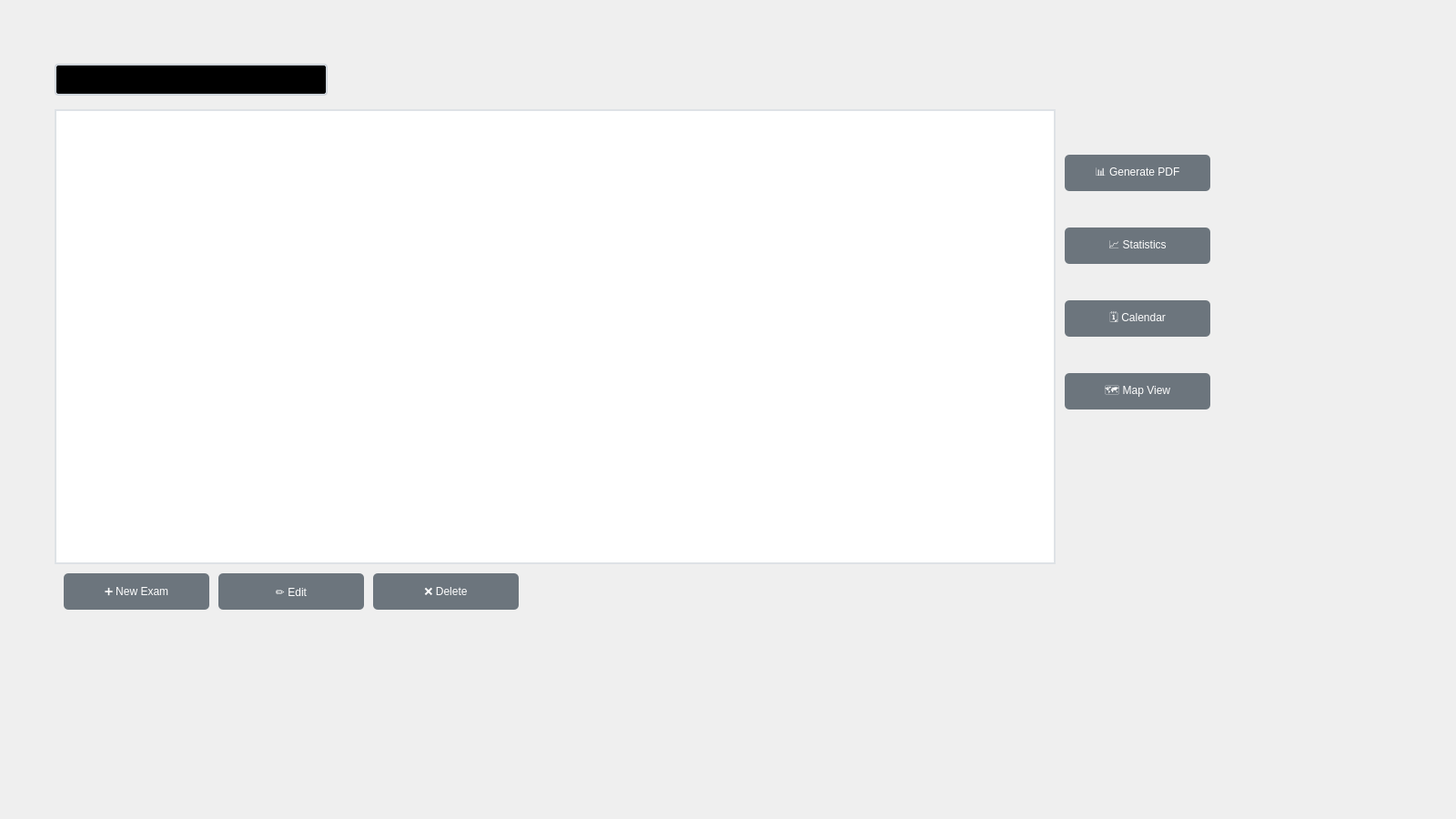
<?xml version="1.0" encoding="UTF-8"?>
<ui version="4.0">
 <class>MainWindow</class>
 <widget class="QMainWindow" name="MainWindow">
  <property name="geometry">
   <rect>
    <x>0</x>
    <y>0</y>
    <width>1600</width>
    <height>900</height>
   </rect>
  </property>
  <property name="minimumSize">
   <size>
    <width>1600</width>
    <height>900</height>
   </size>
  </property>
  <property name="windowTitle">
   <string>Exam Management System</string>
  </property>
  <property name="styleSheet">
   <string notr="true">
    QMainWindow {
        background: qlineargradient(x1:0, y1:0, x2:1, y2:1,
            stop:0 #f8f9fa, stop:1 #e9ecef);
    }
    QGroupBox {
        border: 2px solid #dee2e6;
        border-radius: 8px;
        margin-top: 20px;
        padding-top: 15px;
        font: bold 14px 'Segoe UI';
        color: #2b2d42;
        background: white;
    }
    QPushButton {
        background-color: #6c757d;
        color: white;
        border: none;
        padding: 10px 20px;
        border-radius: 5px;
        font: 13px 'Segoe UI';
        min-width: 120px;
    }
    QPushButton:hover {
        background-color: #5a6268;
    }
    QPushButton:pressed {
        background-color: #545b62;
    }
    QTableView {
        background: white;
        border: 2px solid #dee2e6;
        selection-background-color: #cce3ff;
        alternate-background-color:#dadde0;
        color: #2b2d42;
    }

    QTableView::item:selected {
        background-color: #5d6294;
    }

    QTableView::item:!selected:alternate {
        background-color: #dadde0;
    }

    QHeaderView::section {
        background: #6c757d;
        color: white;
        padding: 8px;
        border: none;
    }
    QLineEdit, QComboBox, QDateTimeEdit {
        background-color: black;
        border: 2px solid #ced4da;
        border-radius: 4px;
        padding: 6px;
        font: 13px 'Segoe UI';
    }

    QCalendarWidget QWidget {
        background: white;
        color: #2b2d42;
    }

    QCalendarWidget QToolButton {
        background: #6c757d;
        color: white;
    }
    QLabel {
        font: 13px 'Segoe UI';
        color: #495057;
    }
    QChartView {
        background: white;
        border: 1px solid #dee2e6;
        border-radius: 5px;
        margin: 5px;
    }
   </string>
  </property>
  <widget class="QWidget" name="centralwidget">
   <widget class="QStackedWidget" name="stackedWidget">
    <property name="geometry">
     <rect>
      <x>40</x>
      <y>40</y>
      <width>1560</width>
      <height>860</height>
     </rect>
    </property>
    <widget class="QWidget" name="listPage">
     <widget class="QTableView" name="tableView">
      <property name="geometry">
       <rect>
        <x>20</x>
        <y>80</y>
        <width>1100</width>
        <height>500</height>
       </rect>
      </property>
     </widget>
     <widget class="QPushButton" name="btnCreate">
      <property name="geometry">
       <rect>
        <x>30</x>
        <y>590</y>
        <width>160</width>
        <height>40</height>
       </rect>
      </property>
      <property name="text">
       <string>➕ New Exam</string>
      </property>
     </widget>
     <widget class="QPushButton" name="btnUpdate">
      <property name="geometry">
       <rect>
        <x>200</x>
        <y>590</y>
        <width>160</width>
        <height>40</height>
       </rect>
      </property>
      <property name="text">
       <string>✏️ Edit</string>
      </property>
     </widget>
     <widget class="QPushButton" name="btnDelete">
      <property name="geometry">
       <rect>
        <x>370</x>
        <y>590</y>
        <width>160</width>
        <height>40</height>
       </rect>
      </property>
      <property name="text">
       <string>❌ Delete</string>
      </property>
     </widget>
     <widget class="QPushButton" name="btnPDF">
      <property name="geometry">
       <rect>
        <x>1130</x>
        <y>130</y>
        <width>160</width>
        <height>40</height>
       </rect>
      </property>
      <property name="text">
       <string>📊 Generate PDF</string>
      </property>
     </widget>
     <widget class="QPushButton" name="btnStats">
      <property name="geometry">
       <rect>
        <x>1130</x>
        <y>210</y>
        <width>160</width>
        <height>40</height>
       </rect>
      </property>
      <property name="text">
       <string>📈 Statistics</string>
      </property>
     </widget>
     <widget class="QLineEdit" name="txtSearch">
      <property name="geometry">
       <rect>
        <x>20</x>
        <y>30</y>
        <width>300</width>
        <height>35</height>
       </rect>
      </property>
      <property name="placeholderText">
       <string>Search exams...</string>
      </property>
     </widget>
     <widget class="QPushButton" name="btnCalendar">
      <property name="geometry">
       <rect>
        <x>1130</x>
        <y>290</y>
        <width>160</width>
        <height>40</height>
       </rect>
      </property>
      <property name="text">
       <string>🗓️ Calendar</string>
      </property>
     </widget>
     <widget class="QPushButton" name="btnMap">
      <property name="geometry">
       <rect>
        <x>1130</x>
        <y>370</y>
        <width>160</width>
        <height>40</height>
       </rect>
      </property>
      <property name="text">
       <string>🗺️ Map View</string>
      </property>
     </widget>
     <widget class="QLabel" name="label">
      <property name="geometry">
       <rect>
        <x>330</x>
        <y>34</y>
        <width>24</width>
        <height>24</height>
       </rect>
      </property>
      <property name="text">
       <string/>
      </property>
      <property name="pixmap">
       <pixmap resource="resources.qrc">:/maps/maps/search.png</pixmap>
      </property>
      <property name="scaledContents">
       <bool>true</bool>
      </property>
     </widget>
    </widget>
    <widget class="QWidget" name="formPage">
     <widget class="QGroupBox" name="grpExamForm">
      <property name="geometry">
       <rect>
        <x>200</x>
        <y>100</y>
        <width>1200</width>
        <height>600</height>
       </rect>
      </property>
      <property name="title">
       <string>Exam Details</string>
      </property>
      <widget class="QComboBox" name="cmbInstitution">
       <property name="geometry">
        <rect>
         <x>30</x>
         <y>110</y>
         <width>300</width>
         <height>35</height>
        </rect>
       </property>
      </widget>
      <widget class="QDateTimeEdit" name="dtScheduled">
       <property name="geometry">
        <rect>
         <x>30</x>
         <y>170</y>
         <width>300</width>
         <height>35</height>
        </rect>
       </property>
       <property name="calendarPopup">
        <bool>true</bool>
       </property>
      </widget>
      <widget class="QComboBox" name="cmbDestination">
       <property name="geometry">
        <rect>
         <x>30</x>
         <y>230</y>
         <width>300</width>
         <height>35</height>
        </rect>
       </property>
      </widget>
      <widget class="QComboBox" name="cmbStatus">
       <property name="geometry">
        <rect>
         <x>30</x>
         <y>290</y>
         <width>300</width>
         <height>35</height>
        </rect>
       </property>
      </widget>
      <widget class="QLabel" name="lblPdfPath">
       <property name="geometry">
        <rect>
         <x>30</x>
         <y>350</y>
         <width>300</width>
         <height>35</height>
        </rect>
       </property>
       <property name="text">
        <string>No file selected</string>
       </property>
      </widget>
      <widget class="QPushButton" name="btnSelectPdf">
       <property name="geometry">
        <rect>
         <x>340</x>
         <y>350</y>
         <width>160</width>
         <height>35</height>
        </rect>
       </property>
       <property name="text">
        <string>Select PDF</string>
       </property>
      </widget>
      <widget class="QPushButton" name="btnSubmitForm">
       <property name="geometry">
        <rect>
         <x>30</x>
         <y>400</y>
         <width>160</width>
         <height>40</height>
        </rect>
       </property>
       <property name="text">
        <string>💾 Save</string>
       </property>
      </widget>
      <widget class="QPushButton" name="btnCancelForm">
       <property name="geometry">
        <rect>
         <x>170</x>
         <y>400</y>
         <width>160</width>
         <height>40</height>
        </rect>
       </property>
       <property name="text">
        <string>❌ Cancel</string>
       </property>
      </widget>
     </widget>
    </widget>
    <widget class="QWidget" name="statsPage">
     <widget class="QGraphicsView" name="chartView">
      <property name="geometry">
       <rect>
        <x>100</x>
        <y>100</y>
        <width>800</width>
        <height>500</height>
       </rect>
      </property>
     </widget>
     <widget class="QPushButton" name="btnBackStats">
      <property name="geometry">
       <rect>
        <x>380</x>
        <y>610</y>
        <width>160</width>
        <height>40</height>
       </rect>
      </property>
      <property name="styleSheet">
       <string notr="true">
                      background-color: #6c757d;
                      color: white;
                      border-radius: 5px;
                  </string>
      </property>
      <property name="text">
       <string>← Back to List</string>
      </property>
     </widget>
    </widget>
    <widget class="QWidget" name="calendarPage">
     <property name="layoutDirection">
      <enum>Qt::LayoutDirection::LeftToRight</enum>
     </property>
     <widget class="QCalendarWidget" name="calendarWidget">
      <property name="geometry">
       <rect>
        <x>20</x>
        <y>20</y>
        <width>1100</width>
        <height>600</height>
       </rect>
      </property>
      <property name="gridVisible">
       <bool>true</bool>
      </property>
     </widget>
     <widget class="QPushButton" name="btnBackCalendar">
      <property name="geometry">
       <rect>
        <x>20</x>
        <y>640</y>
        <width>160</width>
        <height>40</height>
       </rect>
      </property>
      <property name="text">
       <string>← Back to List</string>
      </property>
     </widget>
    </widget>
    <widget class="QWidget" name="mapPage">
     <widget class="QGraphicsView" name="graphicsViewMap">
      <property name="geometry">
       <rect>
        <x>20</x>
        <y>20</y>
        <width>1100</width>
        <height>700</height>
       </rect>
      </property>
     </widget>
     <widget class="QPushButton" name="btnBackMap">
      <property name="geometry">
       <rect>
        <x>20</x>
        <y>740</y>
        <width>160</width>
        <height>40</height>
       </rect>
      </property>
      <property name="text">
       <string>← Back to List</string>
      </property>
     </widget>
    </widget>
   </widget>
  </widget>
 </widget>
 <resources>
  <include location="resources.qrc"/>
 </resources>
 <connections/>
</ui>
